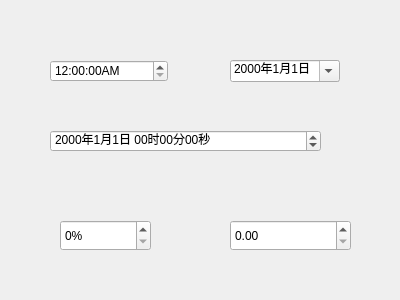
<?xml version="1.0" encoding="UTF-8"?>
<ui version="4.0">
 <class>Dialog1</class>
 <widget class="QDialog" name="Dialog1">
  <property name="geometry">
   <rect>
    <x>0</x>
    <y>0</y>
    <width>400</width>
    <height>300</height>
   </rect>
  </property>
  <property name="windowTitle">
   <string>Dialog</string>
  </property>
  <widget class="QTimeEdit" name="timeEdit">
   <property name="geometry">
    <rect>
     <x>50</x>
     <y>60</y>
     <width>118</width>
     <height>22</height>
    </rect>
   </property>
   <property name="displayFormat">
    <string>h:mm:ssA</string>
   </property>
  </widget>
  <widget class="QDateEdit" name="dateEdit">
   <property name="geometry">
    <rect>
     <x>230</x>
     <y>60</y>
     <width>110</width>
     <height>22</height>
    </rect>
   </property>
   <property name="displayFormat">
    <string>yyyy年M月d日</string>
   </property>
   <property name="calendarPopup">
    <bool>true</bool>
   </property>
  </widget>
  <widget class="QDateTimeEdit" name="dateTimeEdit">
   <property name="geometry">
    <rect>
     <x>50</x>
     <y>130</y>
     <width>271</width>
     <height>22</height>
    </rect>
   </property>
   <property name="displayFormat">
    <string>yyyy年M月d日 HH时mm分ss秒</string>
   </property>
  </widget>
  <widget class="QSpinBox" name="spinBox">
   <property name="geometry">
    <rect>
     <x>60</x>
     <y>220</y>
     <width>91</width>
     <height>31</height>
    </rect>
   </property>
   <property name="suffix">
    <string>%</string>
   </property>
  </widget>
  <widget class="QDoubleSpinBox" name="doubleSpinBox">
   <property name="geometry">
    <rect>
     <x>230</x>
     <y>220</y>
     <width>121</width>
     <height>31</height>
    </rect>
   </property>
  </widget>
 </widget>
 <resources/>
 <connections/>
</ui>
